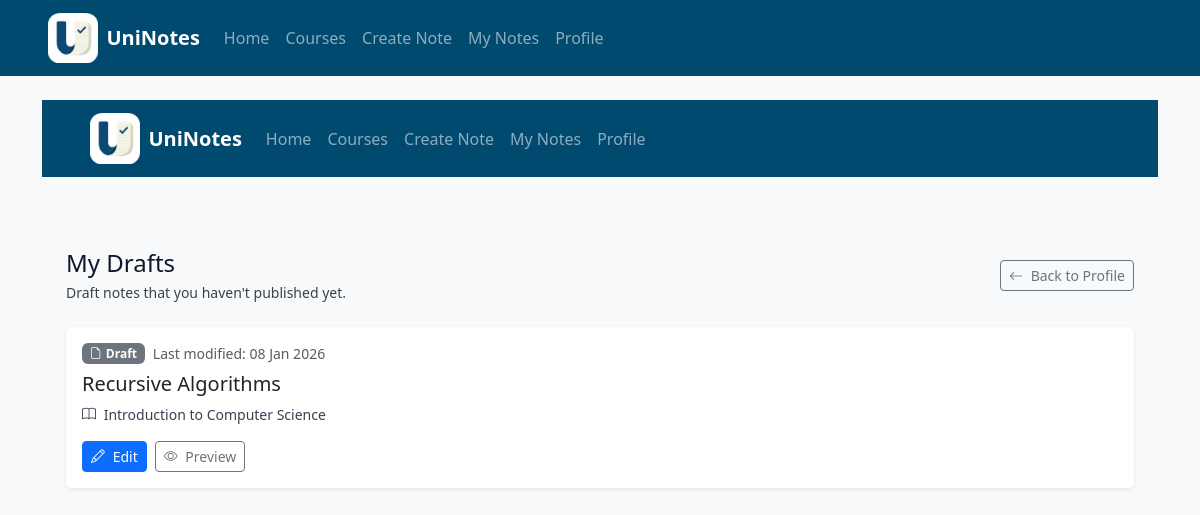
Page /index.php?page=my_drafts (signed in) on the committed database.
### tables this page shows
CREATE TABLE IF NOT EXISTS `note` (
	`id` INT NOT NULL AUTO_INCREMENT UNIQUE,
	`owner_id` INT NULL,
	`topic_id` INT NOT NULL,
	`title` VARCHAR(255) NOT NULL,
	`content` LONGTEXT,
	`content_rendered` LONGTEXT,
	`status` ENUM('draft','published','archived') NOT NULL DEFAULT 'draft',
	`published_at` TIMESTAMP NULL DEFAULT NULL,
	`vote_count` INT DEFAULT 0,
	`created_at` TIMESTAMP DEFAULT CURRENT_TIMESTAMP,
	`updated_at` TIMESTAMP DEFAULT CURRENT_TIMESTAMP ON UPDATE CURRENT_TIMESTAMP,
	`deleted_at` TIMESTAMP NULL DEFAULT NULL,
	PRIMARY KEY(`id`),
	FOREIGN KEY(`owner_id`) REFERENCES `user`(`person_id`) ON UPDATE NO ACTION ON DELETE SET NULL,
	FOREIGN KEY(`topic_id`) REFERENCES `topic`(`id`) ON UPDATE NO ACTION ON DELETE CASCADE
);

CREATE TABLE IF NOT EXISTS `course` (
	`id` INT NOT NULL AUTO_INCREMENT UNIQUE,
	`name` VARCHAR(255) NOT NULL,
	`description` TEXT,
	`created_by` INT,
	`programme_id` INT NULL,
	`created_at` TIMESTAMP DEFAULT CURRENT_TIMESTAMP,
	PRIMARY KEY(`id`),
	UNIQUE KEY `unique_course_name` (`name`),
	FOREIGN KEY(`created_by`) REFERENCES `user`(`person_id`) ON UPDATE NO ACTION ON DELETE SET NULL,
	FOREIGN KEY(`programme_id`) REFERENCES `programme`(`id`) ON UPDATE NO ACTION ON DELETE SET NULL
);

### my_drafts.php (called while the page is built, shortened)
<?php
require_once 'db/NoteModel.php';
$personId = (int)$_SESSION['person_id'];
$noteModel = new NoteModel();
$drafts = $noteModel->getDraftNotesByUser($personId);
require 'template/base.php';
?>

### index.php (called while the page is built, shortened)
<?php
require "template/base.php";
?>

### db/db.php (called while the page is built, shortened)
<?php
class Database {
    private static $instance = null;
    public static function getInstance() {
        if (self::$instance === null) {
            self::$instance = new PDO(
                "mysql:host=localhost;dbname=uninotes;charset=utf8mb4",
                "root",
                "",
                [
                    PDO::ATTR_ERRMODE => PDO::ERRMODE_EXCEPTION,
                    PDO::ATTR_DEFAULT_FETCH_MODE => PDO::FETCH_ASSOC
                ]
            );
        }
        return self::$instance;
    }
}
?>

### db/NoteModel.php (called while the page is built, shortened)
<?php
require_once 'db.php';
class NoteModel {
    private PDO $pdo;
    public function __construct() {
        $this->pdo = Database::getInstance();
    }
    public function getNotesUploadedByUser(int $personId, ?string $statusFilter = null): array {
        $sql = "SELECT
                    n.id,
                    n.title,
                    n.status,
                    COALESCE(n.published_at, n.created_at) AS note_date,
                    c.name AS course_name,
                    n.vote_count
                FROM note n
                JOIN topic t ON n.topic_id = t.id
                JOIN course_offering co ON t.offering_id = co.id
                JOIN course c ON co.course_id = c.id
                WHERE n.owner_id = ?";
        $params = [$personId];
        if ($statusFilter !== null) {
            $sql .= " AND n.status = ?";
            $params[] = $statusFilter;
        }
        $sql .= " ORDER BY note_date DESC";
        $stmt = $this->pdo->prepare($sql);
        $stmt->execute($params);
        return $stmt->fetchAll(PDO::FETCH_ASSOC);
    }
    public function getDraftNotesByUser(int $personId): array {
        return $this->getNotesUploadedByUser($personId, 'draft');
    }
}
?>

### template/my_drafts.php (the view)
<div class="container py-4 py-lg-5">
    <div class="d-flex justify-content-between align-items-center mb-4">
        <div>
            <h1 class="h4 mb-1">My Drafts</h1>
            <p class="text-muted small mb-0">
                Draft notes that you haven't published yet.
            </p>
        </div>
        <a class="btn btn-outline-secondary btn-sm" href="index.php?page=account">
            <i class="bi bi-arrow-left me-1"></i> Back to Profile
        </a>
    </div>
    <?php if (empty($drafts)): ?>
        <div class="card border-0 shadow-sm">
            <div class="card-body text-center py-5">
                <i class="bi bi-file-earmark-text text-muted" style="font-size: 3rem;"></i>
                <p class="text-muted mt-3 mb-0">You don't have any drafts yet.</p>
                <a href="index.php?page=note_edit" class="btn btn-primary mt-3">
                    <i class="bi bi-plus-lg me-1"></i> Create Note
                </a>
            </div>
        </div>
    <?php else: ?>
        <div class="row g-3">
            <?php foreach ($drafts as $draft): ?>
                <div class="col-12">
                    <div class="card border-0 shadow-sm h-100">
                        <div class="card-body">
                            <div class="d-flex justify-content-between align-items-start">
                                <div class="flex-grow-1">
                                    <div class="d-flex align-items-center mb-2">
                                        <span class="badge bg-secondary me-2">
                                            <i class="bi bi-file-earmark me-1"></i>Draft
                                        </span>
                                        <small class="text-muted">
                                            Last modified: <?php echo date('d M Y', strtotime($draft['note_date'])); ?>
                                        </small>
                                    </div>
                                    <h2 class="h5 mb-2">
                                        <?php echo htmlspecialchars($draft['title']); ?>
                                    </h2>
                                    <div class="small text-muted mb-3">
                                        <i class="bi bi-book me-1"></i>
                                        <?php echo htmlspecialchars($draft['course_name']); ?>
                                    </div>
                                </div>
                            </div>
                            <div class="d-flex gap-2">
                                <a href="index.php?page=note_edit&id=<?php echo (int)$draft['id']; ?>"
                                   class="btn btn-primary btn-sm">
                                    <i class="bi bi-pencil me-1"></i> Edit
                                </a>
                                <a href="index.php?page=note_view&id=<?php echo (int)$draft['id']; ?>"
                                   class="btn btn-outline-secondary btn-sm">
                                    <i class="bi bi-eye me-1"></i> Preview
                                </a>
                            </div>
                        </div>
                    </div>
                </div>
            <?php endforeach; ?>
        </div>
    <?php endif; ?>
</div>

### css/style.css (style rules this page uses)
body { font-family: system-ui, -apple-system, BlinkMacSystemFont, "Segoe UI", Roboto, "Helvetica Neue", Arial, sans-serif; font-size: 16px; line-height: 1.5; color: #0f172a; }
:root { --brand-500: #2563eb; --brand-600: #4f46e5; --muted-500: #374151; --muted-600: #111827; --focus-ring: 3px solid rgba(37, 99, 235, 0.4); }
.auth-subheading, .auth-footer-text, .auth-muted-link, .small.text-muted { color: #374151 !important; }

### rows in the picture
note: note_date "08 Jan 2026", title "Recursive Algorithms", course.name "Introduction to Computer Science"
